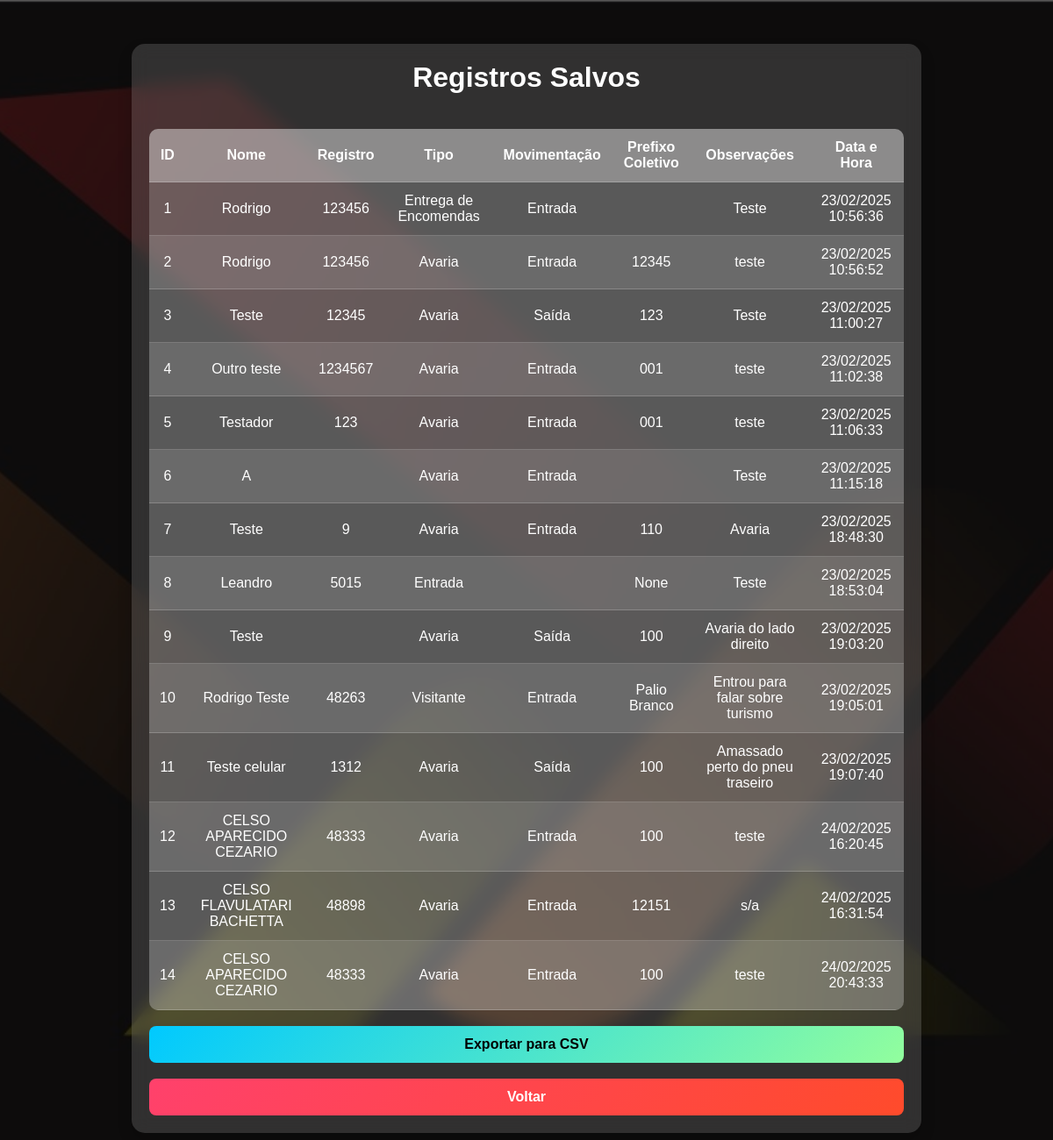
Page /registros on the committed database.
### tables this page shows
CREATE TABLE registros (
            id INTEGER PRIMARY KEY AUTOINCREMENT,
            nome TEXT,
            registro TEXT,
            tipo TEXT,
            movimentacao TEXT,
            prefixoColetivo TEXT,
            observacoes TEXT,
            data_hora TEXT
        );

### app.py (the view)
@app.route('/registros')
def visualizar_registros():
    with sqlite3.connect(DATABASE) as conn:
        cursor = conn.cursor()
        cursor.execute("SELECT * FROM registros")
        registros = cursor.fetchall()
    return render_template('registros/index.html', registros=registros)

### templates/registros/index.html (shortened to what this page needs)
<!DOCTYPE html>
<html lang="pt">
<head>
    <link rel="stylesheet" href="{{ url_for('static', filename='css/styles.css') }}">
</head>
<body>
    <div class="container">
        <h1>Registros Salvos</h1>
        <table id="tabelaRegistros">
    <table>
        <thead>
            <tr>
                <th>ID</th>
                <th>Nome</th>
                <th>Registro</th>
                <th>Tipo</th>
                <th>Movimentação</th>
                <th>Prefixo Coletivo</th>
                <th>Observações</th>
                <th>Data e Hora</th>
            </tr>
        </thead>
        <tbody>
            {% for registro in registros %}
            <tr>
                <td>{{ registro[0] }}</td>
                <td>{{ registro[1] }}</td>
                <td>{{ registro[2] }}</td>
                <td>{{ registro[3] }}</td>
                <td>{{ registro[4] }}</td>
                <td>{{ registro[5] }}</td>
                <td>{{ registro[6] }}</td>
                <td>{{ registro[7] }}</td>
            </tr>
            {% endfor %}
        </tbody>
    </table>
    <br>
    <button id="btnExportarCSV" onclick="exportarCSV()">Exportar para CSV</button><br><br>
    <a href="{{ url_for('index') }}">
        <button class="btn-voltar">Voltar</button>
    </a>
</div>
</body>
</html>

### static/css/styles.css (style rules this page uses)
* { margin: 0; padding: 0; box-sizing: border-box; font-family: 'Poppins', sans-serif; }
body { background: url("../css/BAMCAF.jpg") no-repeat center center fixed; background-size: cover; position: initial; }
body::before { content: ""; position: absolute; top: 0; left: 0; width: 100%; height: 100%; background: rgba(0, 0, 0, 0.6); z-index: -1; }
.container { max-width: 900px; margin: 50px auto; padding: 20px; background: rgba(255, 255, 255, 0.15); border-radius: 15px; box-shadow: 0 8px 16px rgba(0, 0, 0, 0.2); text-align: center; backdrop-filter: blur(10px); }
h1 { color: white; font-size: 2rem; margin-bottom: 20px; }
table { width: 100%; border-collapse: collapse; margin-top: 20px; background: rgba(255, 255, 255, 0.2); border-radius: 10px; overflow: hidden; }
thead { background: rgba(255, 255, 255, 0.3); }
th, td { padding: 12px; color: white; border-bottom: 1px solid rgba(255, 255, 255, 0.2); text-align: center; }
tbody tr:nth-child(even) { background: rgba(255, 255, 255, 0.1); }
button { padding: 12px 20px; border: none; font-size: 1rem; font-weight: bold; border-radius: 8px; cursor: pointer; transition: all 0.3s ease-in-out; }
#btnExportarCSV { background: linear-gradient(135deg, #00C9FF, #92FE9D); color: black; }
.btn-voltar { background: linear-gradient(135deg, #ff416c, #ff4b2b); color: white; }
button { width: 100%; padding: 12px; font-size: 1rem; font-weight: bold; border-radius: 8px; cursor: pointer; background: linear-gradient(135deg, #00C9FF, #92FE9D); color: black; border: none; transition: all 0.3s ease-in-out; }

### rows in the picture
registros: id "1", nome "Rodrigo", registro "123456", tipo "Entrega de Encomendas", movimentacao "Entrada", observacoes "Teste", data_hora "23/02/2025 10:56:36"
registros: id "2", nome "Rodrigo", registro "123456", tipo "Avaria", movimentacao "Entrada", prefixoColetivo "12345", observacoes "teste", data_hora "23/02/2025 10:56:52"
registros: id "3", nome "Teste", registro "12345", tipo "Avaria", movimentacao "Saída", prefixoColetivo "123", observacoes "Teste", data_hora "23/02/2025 11:00:27"
registros: id "4", nome "Outro teste", registro "1234567", tipo "Avaria", movimentacao "Entrada", prefixoColetivo "001", observacoes "teste", data_hora "23/02/2025 11:02:38"
registros: id "5", nome "Testador", registro "123", tipo "Avaria", movimentacao "Entrada", prefixoColetivo "001", observacoes "teste", data_hora "23/02/2025 11:06:33"
registros: id "6", nome "A", tipo "Avaria", movimentacao "Entrada", observacoes "Teste", data_hora "23/02/2025 11:15:18"
registros: id "7", nome "Teste", registro "9", tipo "Avaria", movimentacao "Entrada", prefixoColetivo "110", observacoes "Avaria", data_hora "23/02/2025 18:48:30"
registros: id "8", nome "Leandro", registro "5015", tipo "Entrada", registro "None", observacoes "Teste", data_hora "23/02/2025 18:53:04"
registros: id "9", nome "Teste", tipo "Avaria", movimentacao "Saída", prefixoColetivo "100", observacoes "Avaria do lado direito", data_hora "23/02/2025 19:03:20"
registros: id "10", nome "Rodrigo Teste", registro "48263", tipo "Visitante", movimentacao "Entrada", prefixoColetivo "Palio Branco", observacoes "Entrou para falar sobre turismo", data_hora "23/02/2025 19:05:01"
registros: id "11", nome "Teste celular", registro "1312", tipo "Avaria", movimentacao "Saída", prefixoColetivo "100", observacoes "Amassado perto do pneu traseiro", data_hora "23/02/2025 19:07:40"
registros: id "12", nome "CELSO APARECIDO CEZARIO", registro "48333", tipo "Avaria", movimentacao "Entrada", prefixoColetivo "100", observacoes "teste", data_hora "24/02/2025 16:20:45"
registros: id "13", nome "CELSO FLAVULATARI BACHETTA", registro "48898", tipo "Avaria", movimentacao "Entrada", prefixoColetivo "12151", observacoes "s/a", data_hora "24/02/2025 16:31:54"
registros: id "14", nome "CELSO APARECIDO CEZARIO", registro "48333", tipo "Avaria", movimentacao "Entrada", prefixoColetivo "100", observacoes "teste", data_hora "24/02/2025 20:43:33"
